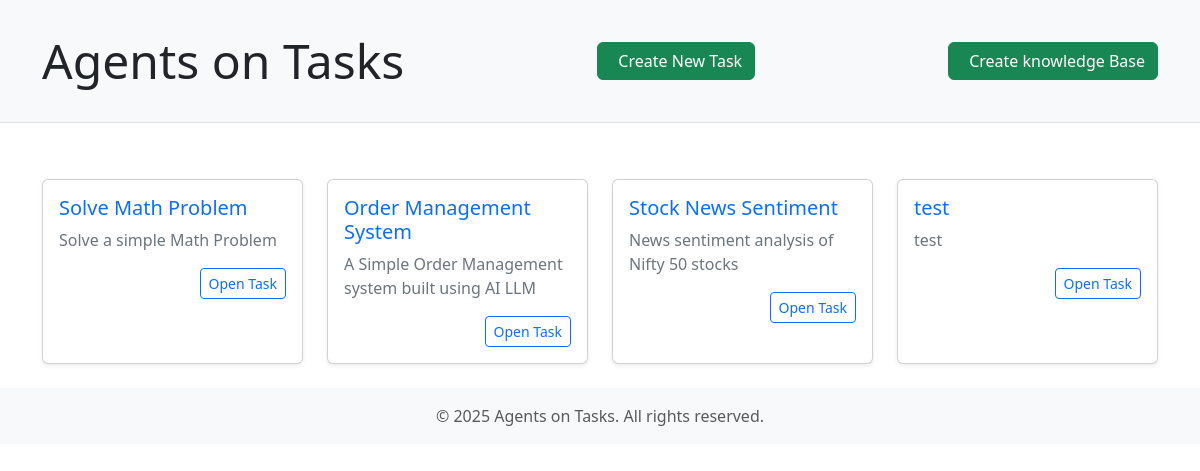
/, run on an earlier commit of the app's database.
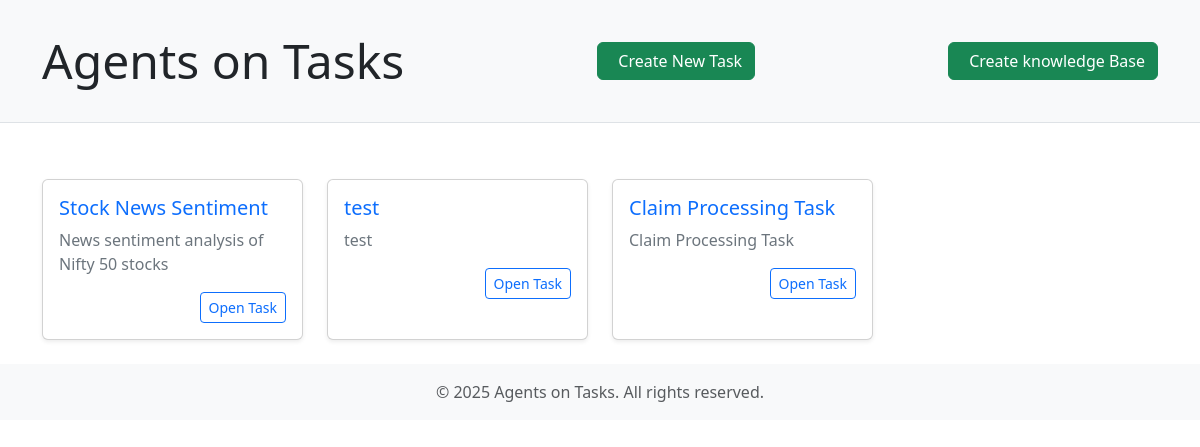
And on a later commit of the database.
### agentoapp/models.py (models this page shows, shortened)
class Task(models.Model):
    name = models.CharField(max_length=100)
    description = models.CharField(max_length=100)

### agentoapp/views.py (the view)
# urls.py: path('', name='index',view=index),
def index(request):
    tasks = Task.objects.all().values()
    return render(request,'agentoapp/index.html',context={'tasks':tasks})

### agentoapp/templates/agentoapp/index.html (shortened to what this page needs)
<!DOCTYPE html>
<html lang="en">
<head>
    <link href="https://cdn.jsdelivr.net/npm/bootstrap@5.3.3/dist/css/bootstrap.min.css" rel="stylesheet"
>
</head>
<body>
    <header class="header">
        <div class="container">
            <div class="d-flex justify-content-between align-items-center">
                <h1 class="display-5 mb-0">Agents on Tasks</h1>
                <a class="btn btn-success" href="{% url 'agentoapp:task' action='create' id=0%}">
                    Create New Task
                </a>
                <a class="btn btn-success" href="{% url 'agentoapp:knowledgerep' action='create' id=0 %}">
                    Create knowledge Base
                </a>
            </div>
        </div>
    </header>
    <main class="container py-4">
        <div class="row g-4">
            {% for task in tasks %}
            <div class="col-12 col-md-6 col-lg-3">
                <div class="card task-card shadow-sm">
                    <div class="card-body">
                        <h5 class="card-title text-primary">{{task.name}}</h5>
                        <p class="card-text text-secondary mb-3">{{task.description}}</p>
                        <div class="d-flex justify-content-end">
                            <a href="{% url 'agentoapp:task' action='edit' id=task.id %}"
                               class="btn btn-outline-primary btn-sm">
                                Open Task
                            </a>
                        </div>
                    </div>
                </div>
            </div>
            {% endfor %}
        </div>
    </main>
    <footer class="footer mt-auto py-3 bg-light">
        <div class="container text-center">
            <span class="text-muted">© 2025 Agents on Tasks. All rights reserved.</span>
        </div>
    </footer>
</body>
</html>

### agentoapp/templates/agentoapp/index.html (style rules this page uses)
.header { padding: 2rem 0; margin-bottom: 2rem; background-color: var(--bs-light); border-bottom: 1px solid var(--bs-border-color); }
.task-card { height: 100%; transition: transform 0.2s; }

What changed in the data, as far as the page shows it:
removed Task: name "Solve Math Problem", description "Solve a simple Math Problem"
removed Task: name "Order Management System", description "A Simple Order Management system built using AI LLM"
added Task: name "Claim Processing Task", description "Claim Processing Task"
